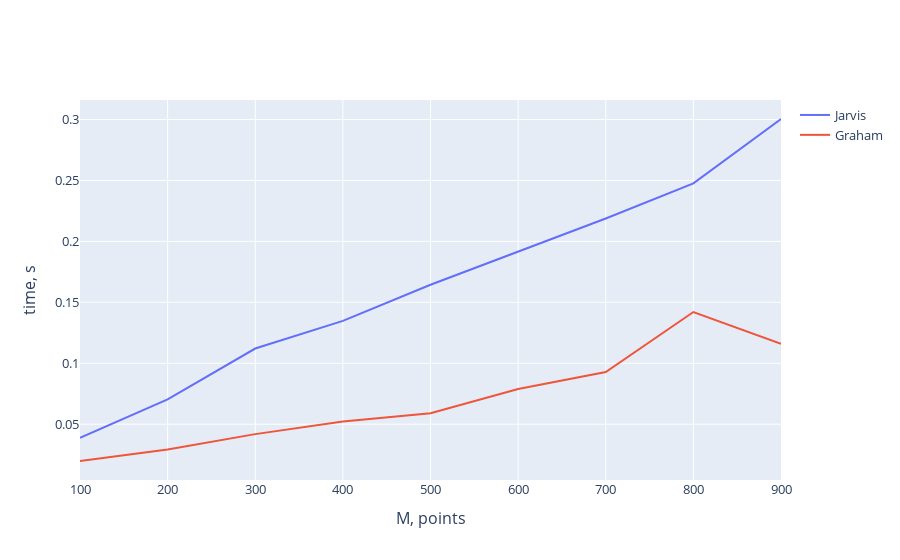

Notebook code cell kept with this figure:
### Code cell
fig = go.Figure()
fig.add_trace(go.Scatter(x = NVec, y = TimeVec_Jarvis, mode = 'lines', name = 'Jarvis'))
fig.add_trace(go.Scatter(x = NVec, y = TimeVec_Graham, mode = 'lines', name = 'Graham'))
fig.update_layout(xaxis_title = 'M, points', yaxis_title = 'time, s',
                 font = dict(size = 13))
fig.show()

### Figure 1 — Plotly figure (JSON) as saved in the notebook; plotly's stock layout.template omitted (floating-point values rounded to 4 significant figures)
{"data": [{"mode": "lines", "name": "Jarvis", "type": "scatter", "x": [100, 200, 300, 400, 500, 600, 700, 800, 900], "y": [0.03888, 0.0703, 0.1121, 0.1348, 0.1644, 0.1915, 0.2188, 0.2477, 0.3004]}, {"mode": "lines", "name": "Graham", "type": "scatter", "x": [100, 200, 300, 400, 500, 600, 700, 800, 900], "y": [0.0198, 0.02932, 0.04185, 0.05217, 0.05892, 0.07892, 0.0928, 0.142, 0.116]}], "layout": {"font": {"size": 13}, "xaxis": {"title": {"text": "M, points"}}, "yaxis": {"title": {"text": "time, s"}}}}
